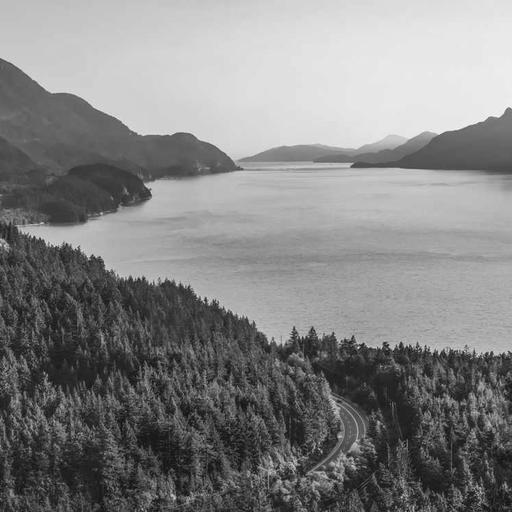
#> input picture img.png, 512 x 512 px, found by its file name
$ jupyter execute A7.ipynb   (older library calls are emulated)
#> lines starting #> are read from the running program, lines starting #| are printed output that depends on the picture; after the words box and inside, x2 and y2 are one past the last pixel; in counts of white or black regions, pixels touching at a corner belong together
[cell 1]
import cv2
import matplotlib.pyplot as plt
import numpy as np

image = cv2.imread("img.png")
#> image is the input picture: shape (512, 512, 3); min 9, max 251, mean 132.1
if image is None:
    raise FileNotFoundError("Could not load img.png")
image = cv2.cvtColor(image, cv2.COLOR_BGR2RGB)
gray = cv2.cvtColor(image, cv2.COLOR_RGB2GRAY)
image_float = image.astype(np.float32)

[cell 2]
strength = float(input("Enter sharpening strength (e.g. 1.0): "))
#> the answer given: 1
laplacian = cv2.Laplacian(image_float, cv2.CV_32F, ksize=3)
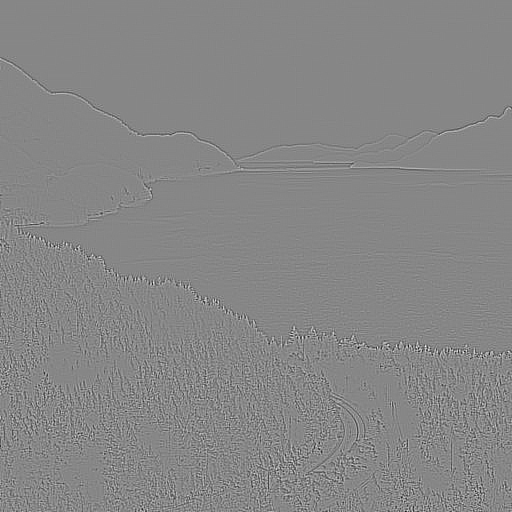
#> laplacian: shape (512, 512, 3) float32; min -926, max 828, mean 0; drawn with min black and max white
laplacian_sharp = np.clip(image_float - strength * laplacian, 0, 255).astype(np.uint8)
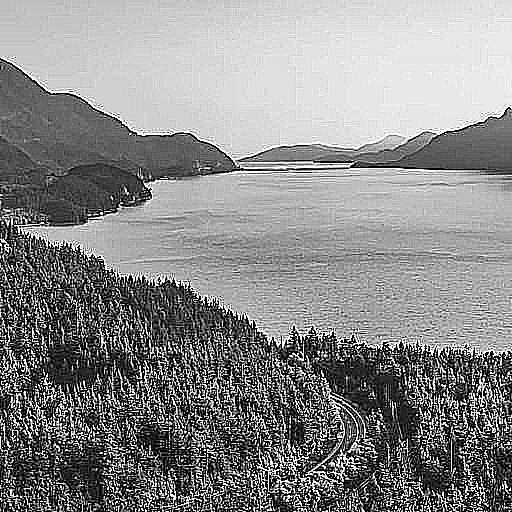
#> laplacian_sharp: shape (512, 512, 3); min 0, max 255, mean 138

[cell 3]
sobel_x = cv2.Sobel(gray, cv2.CV_32F, 1, 0, ksize=3)
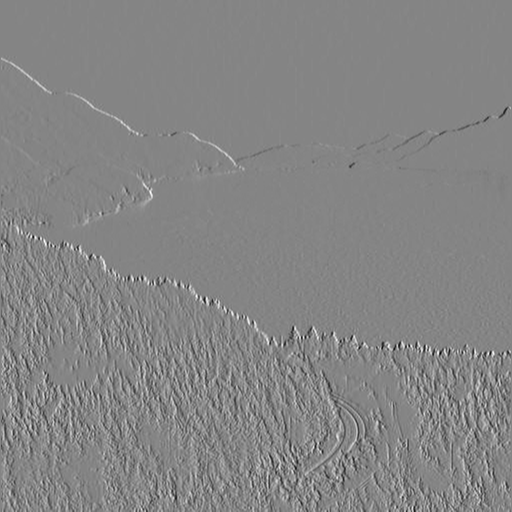
#> sobel_x: shape (512, 512) float32; min -581, max 534, mean 0.8; drawn with min black and max white
sobel_y = cv2.Sobel(gray, cv2.CV_32F, 0, 1, ksize=3)
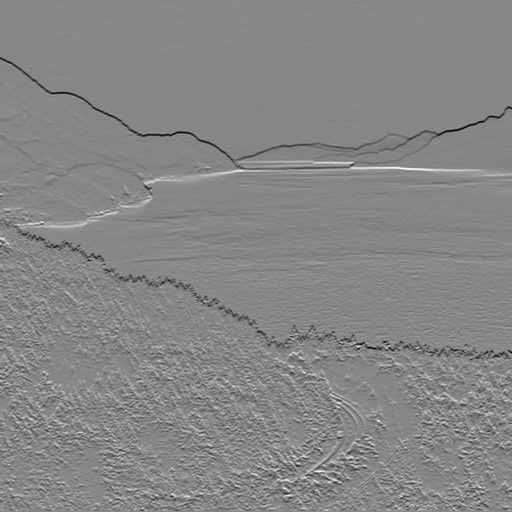
#> sobel_y: shape (512, 512) float32; min -551, max 488, mean -2.2; drawn with min black and max white
sobel_edges = cv2.magnitude(sobel_x, sobel_y)
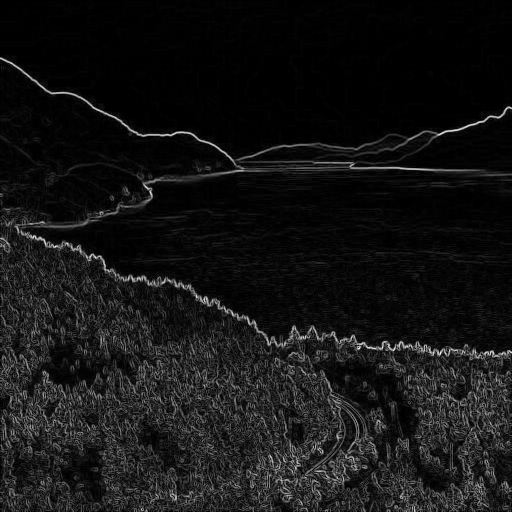
#> sobel_edges: shape (512, 512) float32; min 0, max 619.5, mean 50.8; drawn with min black and max white
sobel_edges = np.clip(sobel_edges, 0, 255)
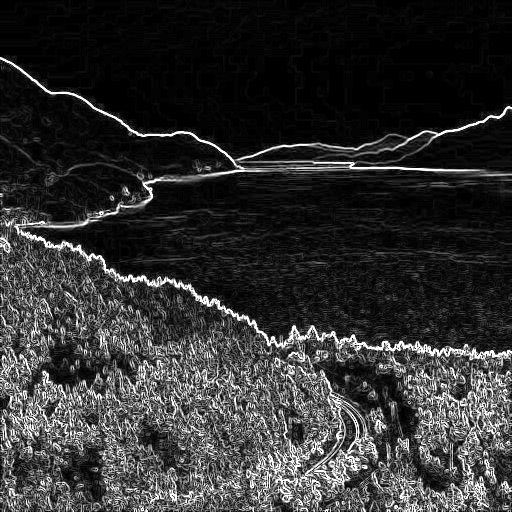
#> sobel_edges: shape (512, 512) float32; min 0, max 255, mean 49.3
sobel_sharp = np.clip(image_float + strength * sobel_edges[:, :, None], 0, 255).astype(np.uint8)
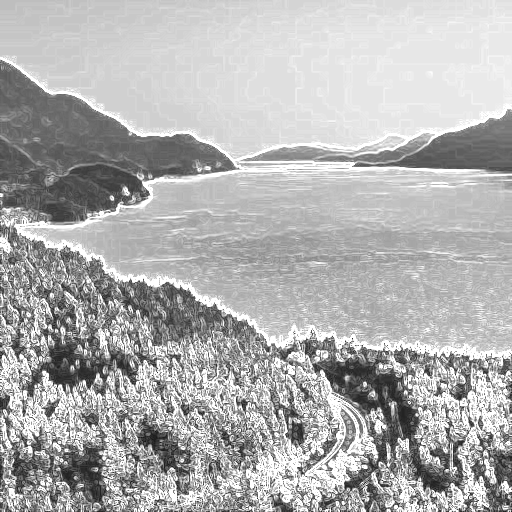
#> sobel_sharp: shape (512, 512, 3); min 20, max 255, mean 176.4

[cell 4]
low_threshold = int(input("Enter Canny lower threshold: "))
#> the answer given: 100
high_threshold = int(input("Enter Canny upper threshold: "))
#> the answer given: 100
if not 0 <= low_threshold <= high_threshold <= 255:
    raise ValueError("Thresholds must satisfy 0 <= lower <= upper <= 255")
canny_edges = cv2.Canny(gray, low_threshold, high_threshold)
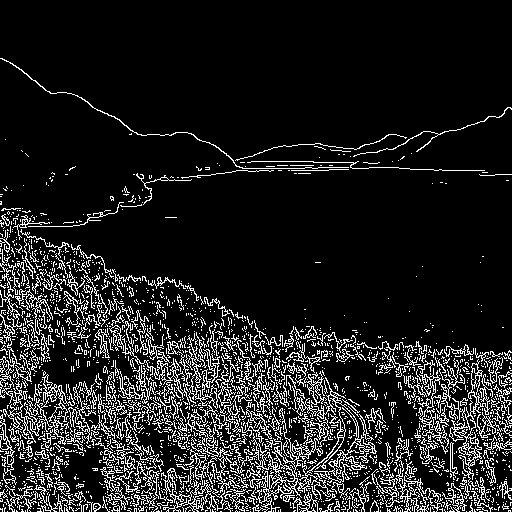
#> canny_edges: shape (512, 512); 12.5% white in thin lines or dots, all inside (x1, y1, x2, y2) = (0, 58, 512, 512)
canny_sharp = np.clip(image_float + strength * canny_edges[:, :, None], 0, 255).astype(np.uint8)
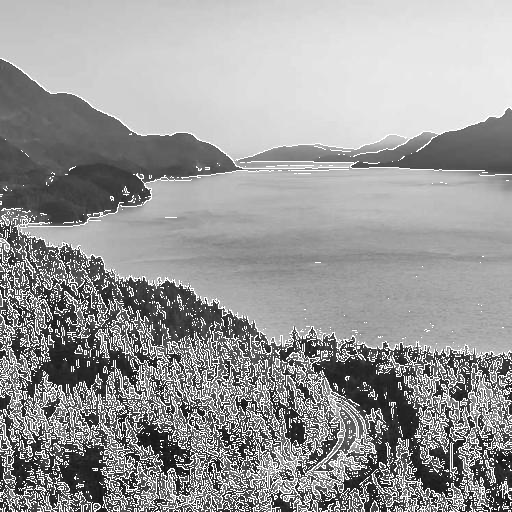
#> canny_sharp: shape (512, 512, 3); min 9, max 255, mean 154

[cell 5]
blurred = cv2.GaussianBlur(image, (5, 5), sigmaX=3, sigmaY=3).astype(np.float32)
amount = float(input("Enter unsharp masking amount (e.g. 1.0): "))
#> the answer given: 1
unsharp = np.clip(image_float + amount * (image_float - blurred), 0, 255).astype(np.uint8)

[cell 6]
results = [("Original", image), ("Laplacian", laplacian_sharp), ("Sobel", sobel_sharp), ("Canny", canny_sharp), ("Unsharp masking", unsharp)]
fig, axes = plt.subplots(1, 5, figsize=(18, 5))
for ax, (title, result) in zip(axes, results):
    ax.imshow(result)
    ax.set_title(title)
    ax.axis("off")
#> this loop made 5 passes
#> title on passes 1 to 5: 'Original', 'Laplacian', 'Sobel', 'Canny', 'Unsharp masking'
plt.tight_layout()
plt.show()

$ run again, with person.png copied over img.png
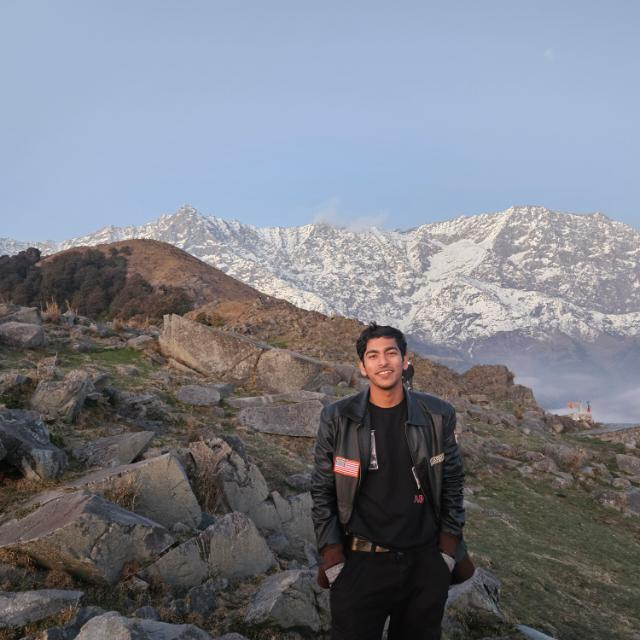
#> input picture person.png, 640 x 640 px, found by its file name
#> image is the input picture: shape (640, 640, 3); mean B, G, R 133.9, 125.3, 121.9
#> `canny_edges = cv2.Canny(gray, low_threshold, high_threshold)`:
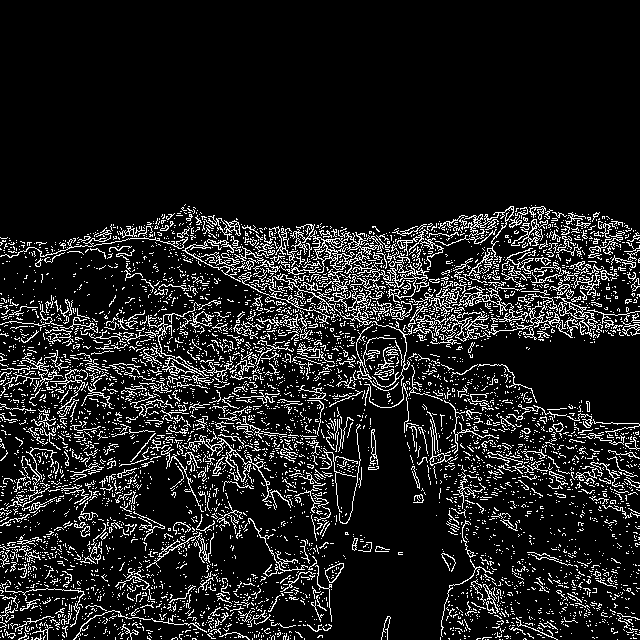
#> canny_edges: shape (640, 640); 11.7% white in thin lines or dots, all inside (x1, y1, x2, y2) = (0, 204, 640, 640)
#> `canny_sharp = np.clip(image_float + strength * canny_edges[:, :, None]..`:
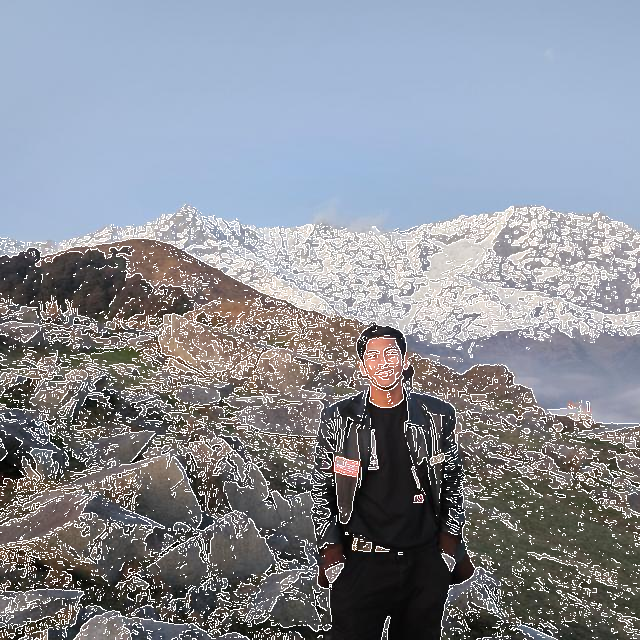
#> canny_sharp: shape (640, 640, 3); mean R, G, B 138, 142.3, 151.4
#> the loop `for ax, (title, result) in zip(axes, results):` made 5 passes
#> title on passes 1 to 5: 'Original', 'Laplacian', 'Sobel', 'Canny', 'Unsharp masking'
